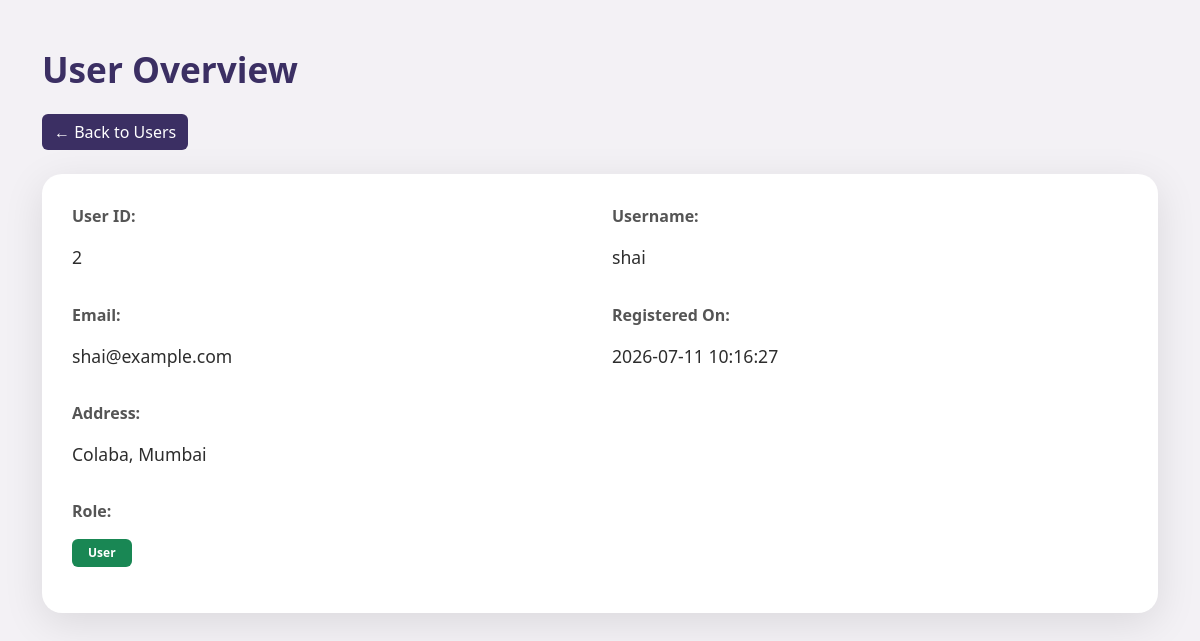
Screenshot of /admin_panal/view_user.php?id=2 with the database file from the repository.
### tables this page shows
CREATE TABLE IF NOT EXISTS `users` (
  `id` INT AUTO_INCREMENT PRIMARY KEY,
  `username` VARCHAR(255) NOT NULL UNIQUE,
  `email` VARCHAR(255) NOT NULL UNIQUE,
  `password` VARCHAR(255) NOT NULL,
  `phone` VARCHAR(20) NULL,
  `address` TEXT NULL,
  `created_at` TIMESTAMP DEFAULT CURRENT_TIMESTAMP
);

### admin_panal/view_user.php (the view, shortened to what this page needs)
<?php
include __DIR__ . '/../db_connection.php';
$id = isset($_GET['id']) ? $_GET['id'] : '';
$stmt = $conn->prepare("SELECT * FROM users WHERE id = ?");
$stmt->bind_param("i", $id);
$stmt->execute();
$result = $stmt->get_result();
$user = $result->fetch_assoc();
?>
<!DOCTYPE html>
<html lang="en">
<head>
    <link href="https://cdn.jsdelivr.net/npm/bootstrap@5.3.2/dist/css/bootstrap.min.css" rel="stylesheet">
</head>
<body>
<div class="container py-5">
    <h1 class="lux-header mb-4">User Overview</h1>
    <a href="manage_users.php" class="btn btn-back text-white mb-4">← Back to Users</a>
    <?php if ($user): ?>
        <div class="lux-card">
            <div class="row mb-3">
                <div class="col-md-6">
                    <p class="lux-label">User ID:</p>
                    <p class="lux-value"><?= htmlspecialchars($user['id']) ?></p>
                </div>
                <div class="col-md-6">
                    <p class="lux-label">Username:</p>
                    <p class="lux-value"><?= htmlspecialchars($user['username']) ?></p>
                </div>
            </div>
            <div class="row mb-3">
                <div class="col-md-6">
                    <p class="lux-label">Email:</p>
                    <p class="lux-value"><?= htmlspecialchars($user['email']) ?></p>
                </div>
                <div class="col-md-6">
                    <p class="lux-label">Registered On:</p>
                    <p class="lux-value"><?= htmlspecialchars($user['created_at'] ?? 'N/A') ?></p>
                </div>
            </div>
            <?php if (!empty($user['address'])): ?>
            <div class="row mb-3">
                <div class="col-md-6">
                    <p class="lux-label">Address:</p>
                    <p class="lux-value"><?= nl2br(htmlspecialchars($user['address'])) ?></p>
                </div>
            </div>
            <?php endif; ?>
            <div class="row">
                <div class="col-md-6">
                    <p class="lux-label">Role:</p>
                    <p>
                        <span class="badge px-3 py-2
                            <?= isset($user['role']) && $user['role'] === 'admin' ? 'bg-primary' : 'bg-success' ?>">
                            <?= isset($user['role']) ? ucfirst(htmlspecialchars($user['role'])) : 'User' ?>
                        </span>
                    </p>
                </div>
            </div>
        </div>
    <?php else: ?>
        <div class="alert alert-danger">User not found.</div>
    <?php endif; ?>
</div>
</body>
</html>

### admin_panal/view_user.php (style rules this page uses)
body { background: #f3f1f5; font-family: 'Segoe UI', Tahoma, Geneva, Verdana, sans-serif; }
.lux-card { background: #fff; border-radius: 20px; box-shadow: 0 10px 40px rgba(0,0,0,0.1); padding: 30px; }
.lux-label { font-weight: 600; color: #555; }
.lux-value { font-size: 1.1rem; color: #2d2d2d; }
.lux-header { font-size: 2.2rem; font-weight: bold; color: #3b2f63; }
.btn-back { background-color: #3b2f63; border: none; }

### rows the page displays
users: id "2", username "shai", email "shai@example.com", created_at "2026-07-11 10:16:27", address "Colaba, Mumbai"
